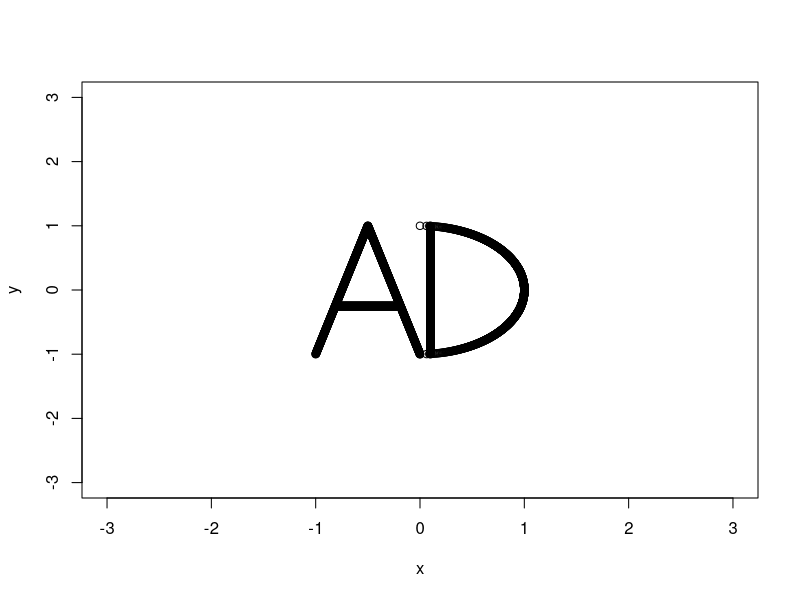
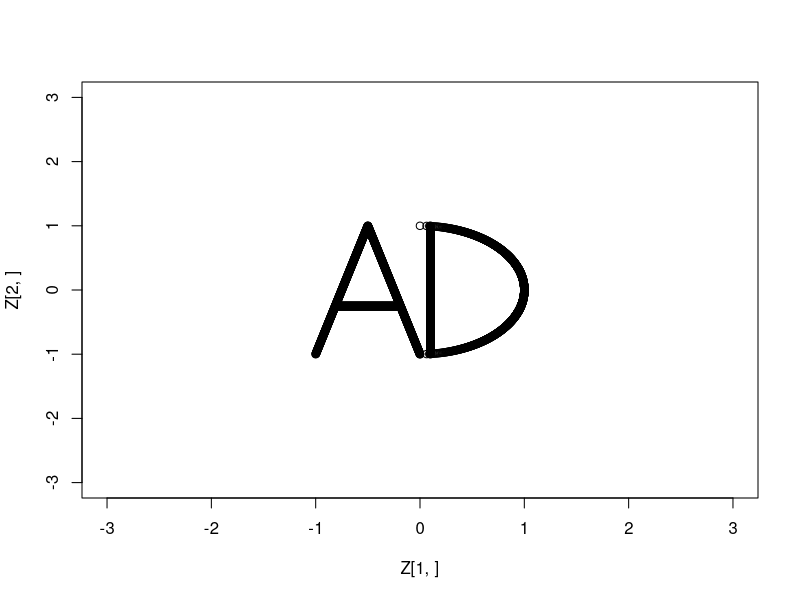
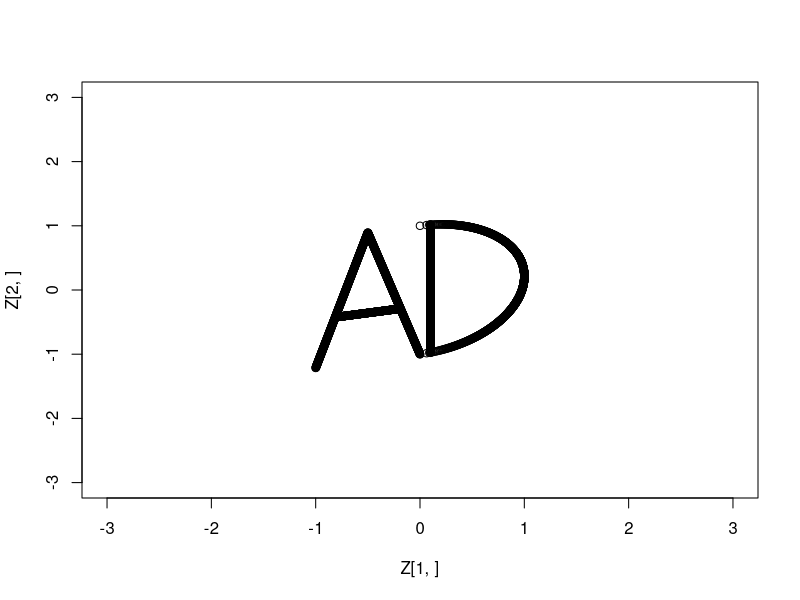
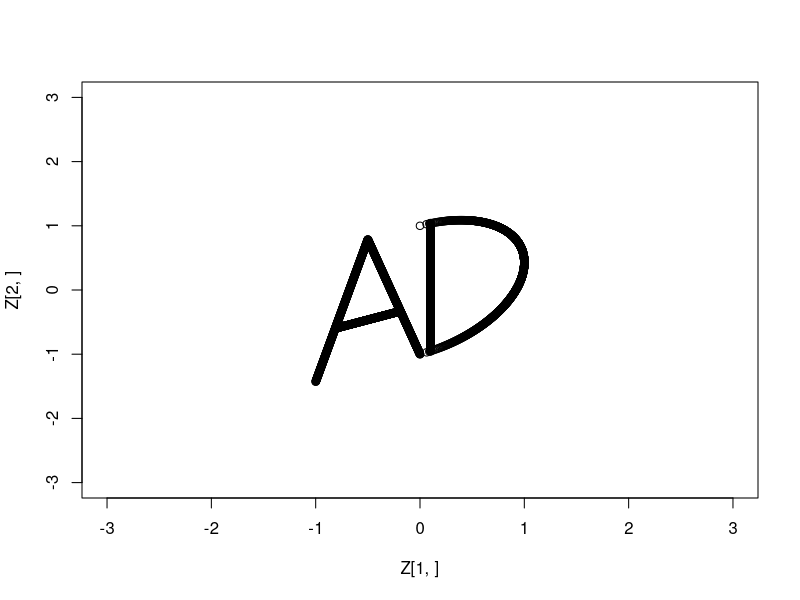
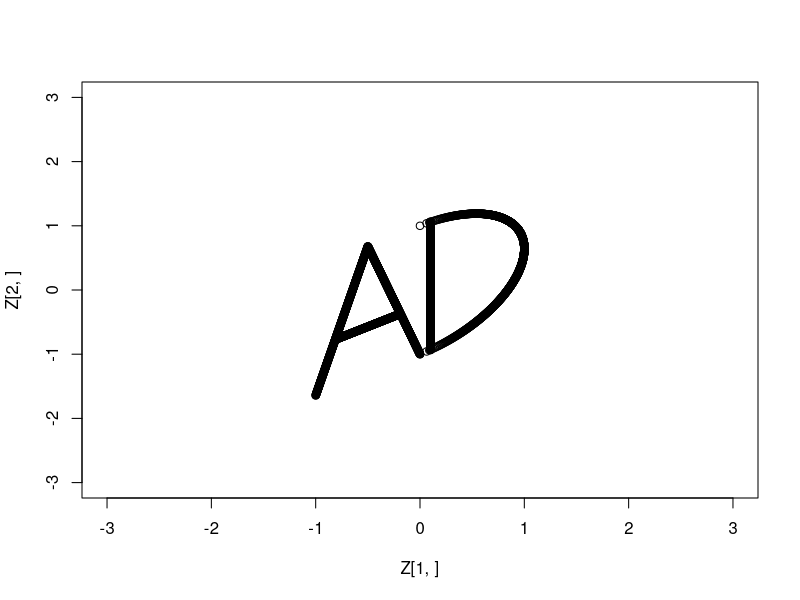
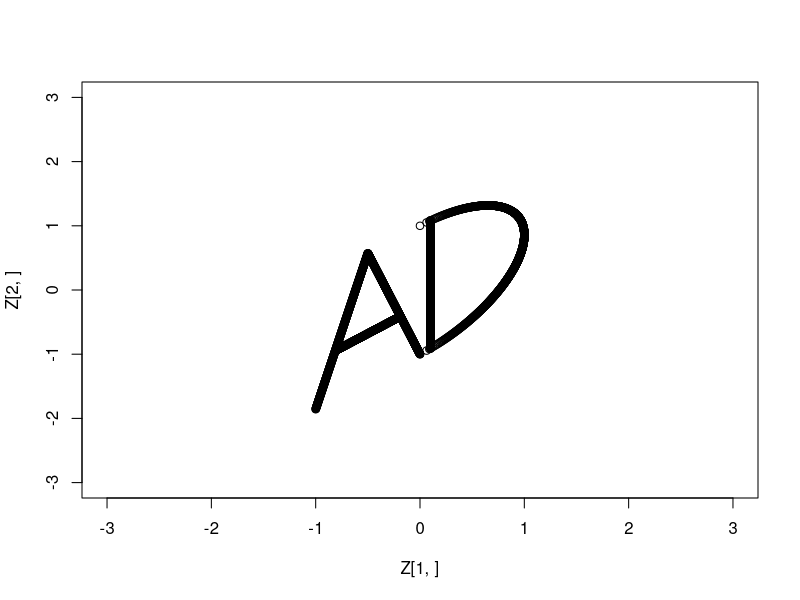
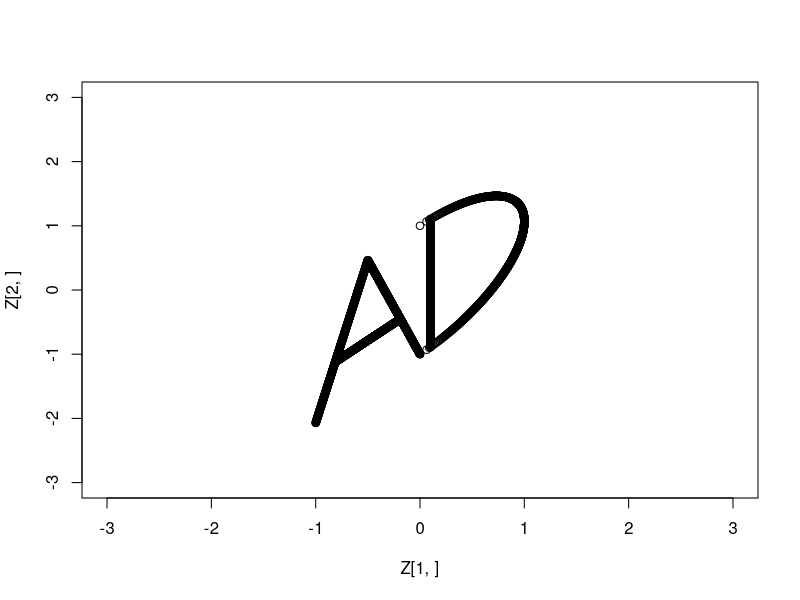
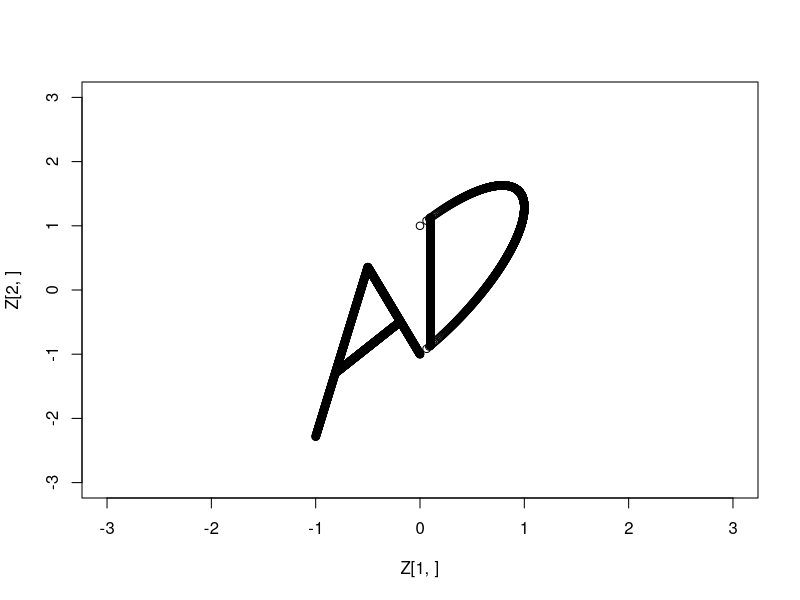

Write the R code that produced these figures, in order.
## ---- chunk 1
knitr::opts_chunk$set(echo = TRUE)
## ---- chunk 2
r <- 1
d <- seq(-1, 1,length.out = 1000)
d <- sqrt(r^2 - d^2)

x <- c(seq(.1, .1, length.out = 500),
      seq(-.5, 0, length.out = 500),
      seq(-1, -.5, length.out = 500),
      seq(-.8, -.2, length.out = 500),
      d)

y <- c(seq(-1, 1, length.out = 500),
       seq(1, -1, length.out = 500),
       seq(-1, 1, length.out  =500),
       seq(-.25, -.25,length.out = 500),
       seq(-1, 1, length.out = 1000))

z <- rbind(x,y)

plot(y~x, xlim=c(-3,3),ylim=c(-3,3))
## ---- chunk 3
x11()
for (i in seq( 0, 3, length.out = 15)) {
  Z<-apply(z,2,function(x) x %*% matrix(c(1,0,i,1),nrow=2,ncol=2))
  plot(Z[2,]~Z[1,], xlim=c(-3,3), ylim=c(-3,3))
}
## ---- chunk 4
x11()
for (i in seq(1, .1,length.out=15)) {
  Z<-apply(z,2,function(x) x %*% matrix(c(i,0,0,i),nrow=2,ncol=2))
   plot(Z[2,]~Z[1,], xlim=c(-3,3), cex=.5,ylim=c(-3,3))
}
## ---- chunk 5
x11()
for (i in seq(0, pi*2, length.out = 15)) {
  Z<-apply(z,2,function(x) x %*% matrix(c(cos(i),sin(i),-sin(i),cos(i)),nrow=2,ncol=2))
   plot(Z[2,]~Z[1,], xlim=c(-3,3), ylim=c(-3,3))
}
